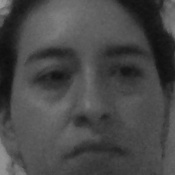
#> input picture Mision3/version4/dataset/user.1.13.jpg, 175 x 175 px, given in place of the camera
$ python sistema.py
#> lines starting #> are read from the running program, lines starting #| are printed output that depends on the picture; after the words box and inside, x2 and y2 are one past the last pixel; in counts of white or black regions, pixels touching at a corner belong together
#> the answer given: 1
#> the answer given: 3
import cv2
import os
import pandas as pd
import numpy as np
from datetime import datetime

# =========================
# CONFIGURACIÓN GENERAL
# =========================

ARCHIVO = "asistencias.xlsx"
DATASET = "dataset"
MODELO = "modelo.xml"

# Ruta correcta del Haar Cascade (SOLUCIÓN CLAVE)
CASCADE_PATH = cv2.data.haarcascades + "haarcascade_frontalface_default.xml"

if not os.path.exists(DATASET):
    os.makedirs(DATASET)

# =========================
# INICIALIZAR EXCEL
# =========================

def inicializar_excel():
    if not os.path.exists(ARCHIVO):
        df = pd.DataFrame(columns=[
            "id", "nombre", "fecha", "hora", "tipo", "salario"
        ])
        df.to_excel(ARCHIVO, index=False)
        print("✅ Archivo de asistencias creado")

# =========================
# REGISTRAR ASISTENCIA
# =========================

# [19 lines left out: function registrar_asistencia, not called in this run]

# =========================
# CAPTURAR ROSTROS
# =========================

def capturar_rostro(id_emp):
#> called with id_emp = 3
    cap = cv2.VideoCapture(0)
    if not cap.isOpened():
        print("❌ No se pudo abrir la cámara")
        return

    detector = cv2.CascadeClassifier(CASCADE_PATH)
    if detector.empty():
        print("❌ Error cargando Haar Cascade")
        return

    contador = 0
    print("📸 Capturando rostros (Q para salir)")

    while True:
        ret, frame = cap.read()
#> frame is the input picture: shape (175, 175, 3); min 13, max 159, mean 72
        if not ret:
            break

        gris = cv2.cvtColor(frame, cv2.COLOR_BGR2GRAY)
        caras = detector.detectMultiScale(gris, 1.3, 5)
#> caras = [[15, 15, 151, 151]]

        for (x, y, w, h) in caras:
            contador += 1
            rostro = gris[y:y+h, x:x+w]
            ruta = f"{DATASET}/user.{id_emp}.{contador}.jpg"
            cv2.imwrite(ruta, rostro)
            cv2.rectangle(frame, (x,y), (x+w,y+h), (255,0,0), 2)
#> this loop made 1 pass
#> (x, y, w, h, contador, ruta) on pass 1: (15, 15, 151, 151, 1, 'dataset/user.3.1.jpg')
#> pass 1, in capturar_rostro, `rostro = gris[y:y+h, x:x+w]`:
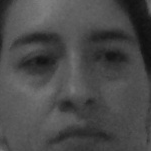
#> rostro: shape (151, 151); min 14, max 127, mean 73.8
#> after the loop:
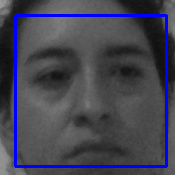
#> frame: shape (175, 175, 3); 5.9% of pixels changed, all inside (x1, y1, x2, y2) = (14, 14, 168, 168)
#> after the loop, contador = 1

        cv2.imshow("Captura de Rostros", frame)

        if cv2.waitKey(1) & 0xFF == ord("q") or contador >= 20:
#> (key q is pressed here)
            break

    cap.release()
    cv2.destroyAllWindows()
    print("✅ Rostros capturados")

# =========================
# ENTRENAR MODELO
# =========================

# [95 lines left out: functions entrenar, reconocer, calcular_nomina, not called in this run]

# =========================
# MENÚ
# =========================

def menu():
    while True:
        print("\n===== SISTEMA IA =====")
        print("1. Registrar empleado")
        print("2. Entrenar modelo")
        print("3. Registrar asistencia")
        print("4. Calcular nómina")
        print("5. Salir")

#> (the run stopped early here; a loop or call above may not have finished)
